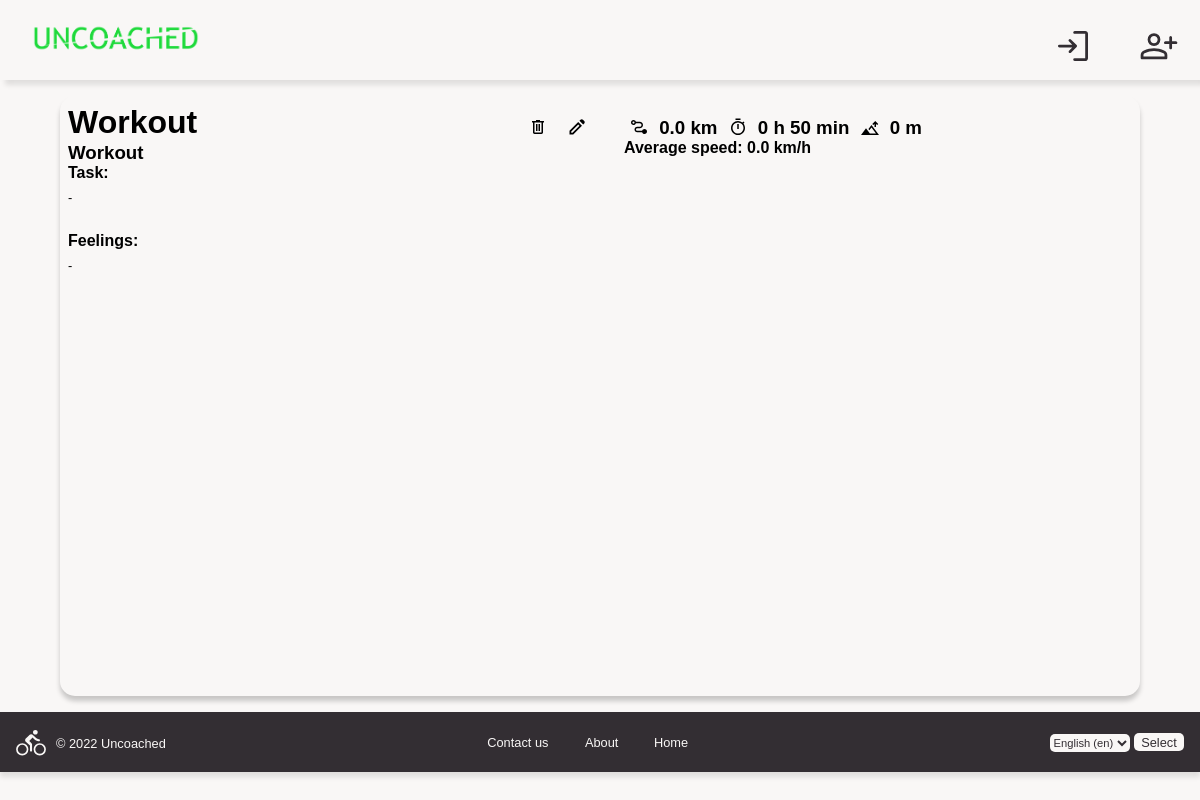
Page /year/2023/week/2/21/ on the committed database.
### users/models.py (models this page shows, shortened)
class Workout(models.Model):
    title = models.CharField(max_length=40, default='Workout')
    type = models.CharField(max_length=10, default='Workout')
    task = models.TextField(max_length=400)
    feelings = models.TextField(max_length=400, default='-', null=True, blank=True)
    duration_min = models.IntegerField()
    distance = models.FloatField(default=0)
    alt_gain = models.IntegerField(default=0)
    started_at = models.DateTimeField(default=None, null=True, blank=True)
    pe = models.IntegerField(default=None, null=True, blank=True)
    day = models.ForeignKey(Day, on_delete=models.CASCADE)
    week = models.ForeignKey(Week, on_delete=models.CASCADE, default=None)

### planner/views.py (the view)
# urls.py: path('year/<int:year>/week/<int:week>/<int:id>/', views.WorkoutView.as_view(), name='workout view'),
class WorkoutView(View):
    def get(self, request, year, week, id):
        workout = Workout.objects.get(id=id)
        duration = [workout.duration_min // 60, workout.duration_min - (workout.duration_min // 60) * 60]
        avg_spd = round(workout.distance / (workout.duration_min / 60), 1)
        context = {
            'workout': workout,
            'duration': duration,
            'avg_spd': avg_spd
        }
        return render(request, 'planner/workout-detailed.html', context)

### templates/planner/workout-detailed.html (shortened to what this page needs)
{% extends 'base_template.html' %}
{% load i18n %}
{% load static %}
{% block head %}
    <head>
        <link rel="stylesheet" href="{% static '/css/base.css'%}">
        <link rel="stylesheet" href="{% static '/css/landing_style.css'%}">
        <link rel="stylesheet" href="{% static '/css/workout_detailed.css'%}">
    </head>
{% endblock %}
{% block content %}
    <div class="base-container">
        {% if workout.distance %}
        <div class="workout-grid-container done">
        {% else %}
        <div class="workout-grid-container not-done">
        {% endif %}
            <div class="left">
                <h1 class="header-cont">{{ workout.title }}
                    <div>
                    <a href="workout_del" class="icon-link">
                        <svg height="20" width="20"><path d="M6.5 17q-.625 0-1.062-.438Q5 16.125 5 15.5v-10H4V4h4V3h4v1h4v1.5h-1v10q0 .625-.438 1.062Q14.125 17 13.5 17Zm7-11.5h-7v10h7ZM8 14h1.5V7H8Zm2.5 0H12V7h-1.5Zm-4-8.5v10Z"/></svg>
                    </a>
                    <a href="edit/">
                        <svg height="20" width="20"><path d="M4.25 15.75h1.229l7-7-1.229-1.229-7 7Zm11.938-8.208-3.73-3.73 1.021-1.02q.521-.521 1.24-.521t1.239.521l1.25 1.25q.5.5.5 1.239 0 .74-.5 1.24Zm-1.23 1.229L6.229 17.5H2.5v-3.729l8.729-8.729Zm-3.083-.625-.625-.625 1.229 1.229Z"/></svg>
                    </a>
                    </div>
                </h1>
                <h3>{{ workout.type }}</h3>
                <p><b>{% trans 'Task' %}:</b></p>
                <p class="task-p">{{ workout.task }} </p>
                <p><b>{% trans 'Feelings' %}:</b></p>
                <p class="feelings-p">{{ workout.feelings }} </p>
            </div>
            <div class="right">
                <h3>
                    {{ workout.distance }} {% trans 'km' %}
                    {{ duration.0 }} {% trans 'h' %} {{ duration.1 }} {% trans 'min' %}
                    <svg height="20" width="20"><path d="M14.5 10V6.875l-1.188 1.187L12.25 7l3-3 3 3-1.062 1.062L16 6.875V10ZM1 18l5-6.667L9.875 16.5H16l-4.5-6-2.125 2.833-.937-1.25L11.5 8 19 18Zm8.375-1.5Z"/></svg>
                    {{ workout.alt_gain }} {% trans 'm' %}
                </h3>
                <p><b> {% trans 'Average speed'%}: {{ avg_spd }} km/h </b></p>
            </div>
        </div>
    </div>
{% endblock %}

### static/css/base.css (style rules this page uses)
* { box-sizing: border-box; margin: 0; padding: 0; font-family: 'Trebuchet MS', 'Lucida Sans Unicode', 'Lucida Grande', 'Lucida Sans', sans-serif; }
body { background: #F9F7F6; }

### static/css/workout_detailed.css (style rules this page uses)
.base-container { min-height: 75vh; display: flex; justify-content: center; align-items: center; padding: 1rem; }
.workout-grid-container { display: grid; grid-template-columns: 1fr 1fr; width: 90vw; min-height: 75vh; border-radius: 15px; box-shadow: 0px 5px 5px rgba(0,0,0,0.2); }
.left { padding: .5rem; }
.right { padding: .5rem; }
.left + .right { margin-left: 1rem; }
.header-cont { display: flex; justify-content: space-between; }
.icon-link { text-decoration: none; }
.task-p { min-height: 50px; font-size: 0.8rem; padding-top: 0.5rem; padding-bottom: 0.5rem; }
.feelings-p { min-height: 50px; font-size: 0.8rem; padding-top: 0.5rem; padding-bottom: 0.5rem; }
svg { position: relative; top: 8px; margin: 5px; }

### rows in the picture
Workout: title "Workout", type "Workout", task "-", feelings "-", distance "0.0", alt_gain "0"

### other values in the picture
{{ duration.0 }} "0"
{{ duration.1 }} "50"
{{ avg_spd }} "0.0"
form field language "English (en)"
